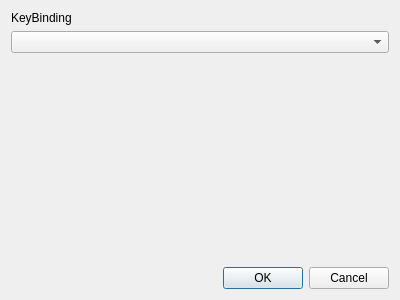
<?xml version="1.0" encoding="UTF-8"?>
<ui version="4.0">
 <class>keyMapManager</class>
 <widget class="QDialog" name="keyMapManager">
  <property name="geometry">
   <rect>
    <x>0</x>
    <y>0</y>
    <width>400</width>
    <height>300</height>
   </rect>
  </property>
  <property name="windowTitle">
   <string>keyMapManager</string>
  </property>
  <layout class="QVBoxLayout" name="verticalLayout">
   <item>
    <widget class="QLabel" name="label">
     <property name="text">
      <string>KeyBinding</string>
     </property>
    </widget>
   </item>
   <item>
    <widget class="QComboBox" name="comboBoxKeyBinding"/>
   </item>
   <item>
    <spacer name="verticalSpacer">
     <property name="orientation">
      <enum>Qt::Vertical</enum>
     </property>
     <property name="sizeHint" stdset="0">
      <size>
       <width>20</width>
       <height>40</height>
      </size>
     </property>
    </spacer>
   </item>
   <item>
    <widget class="QDialogButtonBox" name="buttonBox">
     <property name="orientation">
      <enum>Qt::Horizontal</enum>
     </property>
     <property name="standardButtons">
      <set>QDialogButtonBox::Cancel|QDialogButtonBox::Ok</set>
     </property>
    </widget>
   </item>
  </layout>
 </widget>
 <resources/>
 <connections>
  <connection>
   <sender>buttonBox</sender>
   <signal>accepted()</signal>
   <receiver>keyMapManager</receiver>
   <slot>accept()</slot>
   <hints>
    <hint type="sourcelabel">
     <x>248</x>
     <y>254</y>
    </hint>
    <hint type="destinationlabel">
     <x>157</x>
     <y>274</y>
    </hint>
   </hints>
  </connection>
  <connection>
   <sender>buttonBox</sender>
   <signal>rejected()</signal>
   <receiver>keyMapManager</receiver>
   <slot>reject()</slot>
   <hints>
    <hint type="sourcelabel">
     <x>316</x>
     <y>260</y>
    </hint>
    <hint type="destinationlabel">
     <x>286</x>
     <y>274</y>
    </hint>
   </hints>
  </connection>
 </connections>
</ui>
